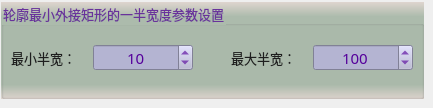
        <widget class="QWidget" name="page_11">
         <widget class="QGroupBox" name="groupParam_11">
          <property name="geometry">
           <rect>
            <x>1</x>
            <y>2</y>
            <width>423</width>
            <height>97</height>
           </rect>
          </property>
          <property name="font">
           <font>
            <family>微软雅黑</family>
            <pointsize>10</pointsize>
           </font>
          </property>
          <property name="styleSheet">
           <string notr="true">background-color: qlineargradient(x1:0, y1:0, x2:0, y2:1, stop:0 #dfd5cf, stop: 0.15 #acbbac, stop: 0.85 #acbbac,stop:1 #dfd5cf);
color: rgb(105, 50, 155);</string>
          </property>
          <property name="title">
           <string>轮廓最小外接矩形的一半宽度参数设置</string>
          </property>
          <widget class="QSpinBox" name="spinMaxRectLen2">
           <property name="geometry">
            <rect>
             <x>312</x>
             <y>42</y>
             <width>100</width>
             <height>27</height>
            </rect>
           </property>
           <property name="font">
            <font>
             <family>微软雅黑</family>
             <pointsize>11</pointsize>
            </font>
           </property>
           <property name="styleSheet">
            <string notr="true">QWidget{color: rgb(85, 0, 155);background-color: rgb(180, 180, 210);}
QSpinBox::up-button{
    border:transparent;
}
QSpinBox::down-button{
    border:transparent;
}
QSpinBox::up-arrow{
    image:url(:/resource/up.png);
}
QSpinBox::down-arrow{
    image:url(:/resource/down.png);
}</string>
           </property>
           <property name="alignment">
            <set>Qt::AlignCenter</set>
           </property>
           <property name="minimum">
            <number>1</number>
           </property>
           <property name="maximum">
            <number>20000</number>
           </property>
           <property name="value">
            <number>100</number>
           </property>
          </widget>
          <widget class="QLabel" name="label_33">
           <property name="geometry">
            <rect>
             <x>10</x>
             <y>46</y>
             <width>95</width>
             <height>19</height>
            </rect>
           </property>
           <property name="font">
            <font>
             <family>微软雅黑</family>
             <pointsize>10</pointsize>
             <weight>50</weight>
             <bold>false</bold>
            </font>
           </property>
           <property name="styleSheet">
            <string notr="true">color: rgb(30, 30, 30);
background: transparent;</string>
           </property>
           <property name="text">
            <string>最小半宽：</string>
           </property>
          </widget>
          <widget class="QSpinBox" name="spinMinRectLen2">
           <property name="geometry">
            <rect>
             <x>92</x>
             <y>42</y>
             <width>100</width>
             <height>27</height>
            </rect>
           </property>
           <property name="font">
            <font>
             <family>微软雅黑</family>
             <pointsize>11</pointsize>
            </font>
           </property>
           <property name="styleSheet">
            <string notr="true">QWidget{color: rgb(85, 0, 155);background-color: rgb(180, 180, 210);}
QSpinBox::up-button{
    border:transparent;
}
QSpinBox::down-button{
    border:transparent;
}
QSpinBox::up-arrow{
    image:url(:/resource/up.png);
}
QSpinBox::down-arrow{
    image:url(:/resource/down.png);
}</string>
           </property>
           <property name="alignment">
            <set>Qt::AlignCenter</set>
           </property>
           <property name="minimum">
            <number>0</number>
           </property>
           <property name="maximum">
            <number>10000</number>
           </property>
           <property name="value">
            <number>10</number>
           </property>
          </widget>
          <widget class="QLabel" name="label_34">
           <property name="geometry">
            <rect>
             <x>230</x>
             <y>46</y>
             <width>95</width>
             <height>19</height>
            </rect>
           </property>
           <property name="font">
            <font>
             <family>微软雅黑</family>
             <pointsize>10</pointsize>
             <weight>50</weight>
             <bold>false</bold>
            </font>
           </property>
           <property name="styleSheet">
            <string notr="true">color: rgb(30, 30, 30);
background: transparent;</string>
           </property>
           <property name="text">
            <string>最大半宽：</string>
           </property>
          </widget>
          <zorder>label_34</zorder>
          <zorder>spinMaxRectLen2</zorder>
          <zorder>label_33</zorder>
          <zorder>spinMinRectLen2</zorder>
         </widget>
        </widget>
